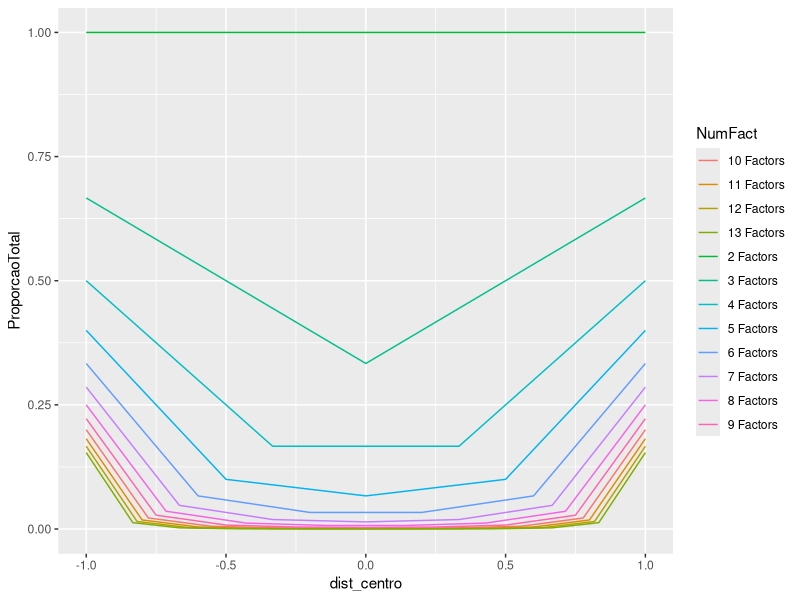

R code for this plot:
library(tidyverse)
library(scales)
library(rlang)
library(viridis)
numVar <- 5

weight_polarsDec <-function(numVar=5){
  k_polarA <- 0:(numVar-1)
  k_polarB <- rev(k_polarA)
  siegel_formula <- function(N, k){ factorial(N-1-k)*factorial(k)/factorial(N)}
  siegel_formula(numVar, k_polarA)+siegel_formula(numVar, k_polarB)
  
}


amostraVars <- 2:13
amostraPesos <- amostraVars |> as.list() |> purrr::map(weight_polarsDec)


indicesNormalizados <- amostraVars |> purrr::map(~ (1:.x)-(.x/2)) |> map(scales::rescale, to = c(-1,1))


amostraDF <- map2(amostraPesos,
                  indicesNormalizados,
                  ~ tibble(dist_centro=.y, ProporcaoTotal = .x)) |>
  map2_dfr(as.list(amostraVars), ~ mutate(.x, NumFact = paste0(.y, " Factors"))) 
           


amostraDF |> ggplot(aes(x = dist_centro, y = ProporcaoTotal, group= NumFact, color = NumFact)) +
  geom_line()



                    
